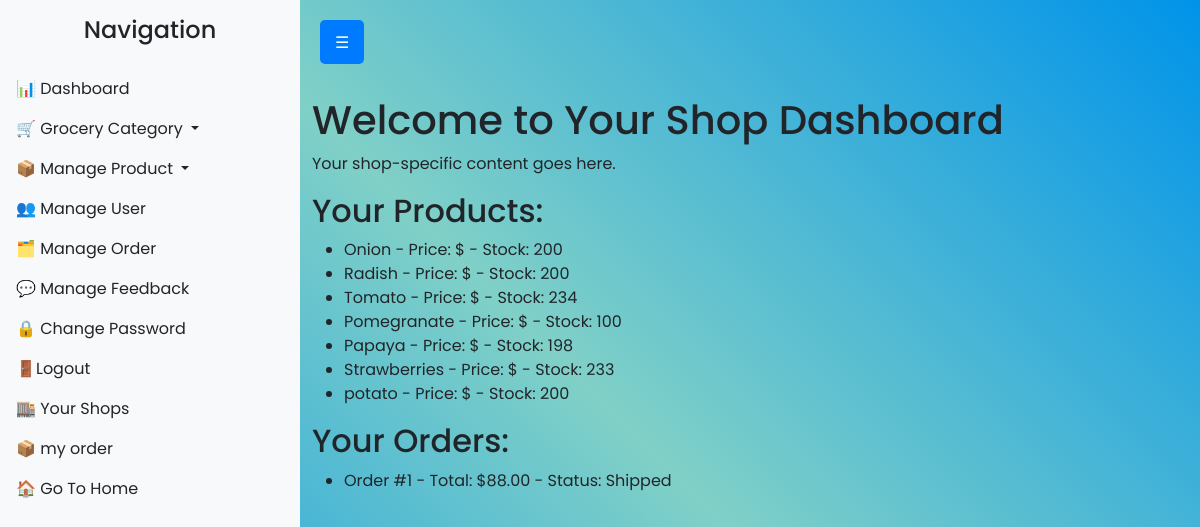
Screenshot of /profile/ (signed in) with the database file from the repository.
### Grocery_app1/models.py (models this page shows, shortened)
class Product(models.Model):
    name = models.CharField(max_length=200)
    category = models.ForeignKey(Category, related_name='products', on_delete=models.CASCADE)
    shop = models.ForeignKey(ShopRegistrationRequest, related_name='products', on_delete=models.SET_NULL, null=True, blank=True)
    description = models.TextField()
    stock = models.PositiveIntegerField()
    color_variant = models.ForeignKey(ColorVariant, on_delete=models.CASCADE, null=True, blank=True)
    size_variant = models.ForeignKey(SizeVariant, on_delete=models.CASCADE, null=True, blank=True)
    trending = models.BooleanField(default=False)
    available = models.BooleanField(default=True)
    created = models.DateTimeField(auto_now_add=True)
    updated = models.DateTimeField(auto_now=True)
    image2 = models.ImageField(upload_to='products/', blank=True, null=True)

class Order(models.Model):
    shop = models.ForeignKey(ShopRegistrationRequest, on_delete=models.CASCADE, null=True, blank=True)
    user = models.ForeignKey(User, on_delete=models.CASCADE)
    shipping_address = models.CharField(max_length=255)
    contact_no = models.CharField(max_length=15, null=True, blank=True)
    coupon_code = models.CharField(max_length=100, blank=True, null=True)
    total_price = models.DecimalField(max_digits=10, decimal_places=2)
    status = models.CharField(max_length=20, choices=[
        ('Pending', 'Pending'),
        ('Shipped', 'Shipped'),
        ('Delivered', 'Delivered')
    ], default='Pending')
    created_at = models.DateTimeField(auto_now_add=True)

### dashboard/views.py (the view, shortened to what this page needs)
# urls.py: path('profile/', dashboard_views.profile, name='profile'),
@login_required
def profile(request):
    context = {
        'dashboard': None,
        'orders': None,
    }
    if is_admin(request.user):
        dashboard = 'admin'
        orders = Order.objects.filter(user=request.user)  # Admin's orders
        shop=ShopRegistrationRequest.objects.count()
        shops = ShopRegistrationRequest.objects.all()
        context.update({
            'dashboard': dashboard,
            'total_users': User.objects.count(),
            'orders': orders,
            'shop':shop,
            'shops': shops,
            'total_products': Product.objects.count(),
            'total_categories': Category.objects.count(),
            'total_orders': Order.objects.count(),
            'total_feedback': Review.objects.count(),
            'low_stock': Product.objects.filter(stock__lt=10).count(),
            'total_amount': Order.objects.aggregate(total=models.Sum('total_price'))['total'] or 0,
        })
        return render(request, 'dashboards/admin/admin_dashboard.html', context)
    elif is_manager(request.user):
        dashboard = 'manager'
        context.update({
            'dashboard': dashboard,
        })
    elif is_shop(request.user):
        shop = getattr(request.user, 'shop', None)  # Get the shop linked to the user
        if shop and shop.is_approved:
            dashboard = 'shop'
            categories = Category.objects.all()
            orders = Order.objects.filter(shop=shop)
            products = Product.objects.filter(shop=shop)  # Filter products by shop
            context.update({
                'dashboard': dashboard,
                'categories': categories,
                'orders': orders,
                'products': products,
            })
            return render(request, 'dashboards/shop/staff_dashboard.html', context)
    return render(request, 'profile.html', context)

### dashboard/views.py (called while the page is built)
def is_manager(user):
    return user.groups.filter(name='Manager').exists()

def is_shop(user):
    return user.groups.filter(name='Shop').exists()

def is_admin(user):
    return user.is_staff

### templates/dashboards/shop/staff_dashboard.html (shortened to what this page needs)
{%include 'header.html'%}
{% block navbar_shop %}
    {% include 'dashboards/shop/shop_nav.html' %}
{% endblock %}
<div class="main-content" id="content">
    <div class="container mt-5">
        <br>
        <br>
<h1>Welcome to Your Shop Dashboard</h1>
<p>Your shop-specific content goes here.</p>
<h2>Your Products:</h2>
<ul>
    {% for product in products %}
        <li>{{ product.name }} - Price: ${{ product.price }} - Stock: {{ product.stock }}</li>
    {% endfor %}
</ul>
<h2>Your Orders:</h2>
<ul>
    {% for order in orders %}
        <li>Order #{{ order.id }} - Total: ${{ order.total_price }} - Status: {{ order.status }}</li>
    {% endfor %}
</ul>
</div>
</div>

### templates/dashboards/shop/shop_nav.html (style rules this page uses)
.main-content { margin-left: 300px; transition: all 0.3s ease; }

### rows the page displays
Product: name "Onion", stock "200"
Product: name "Radish", stock "200"
Product: name "Tomato", stock "234"
Product: name "Pomegranate", stock "100"
Product: name "Papaya", stock "198"
Product: name "Strawberries", stock "233"
Product: name "potato", stock "200"
Order: id "1", total_price "88.00", status "Shipped"
